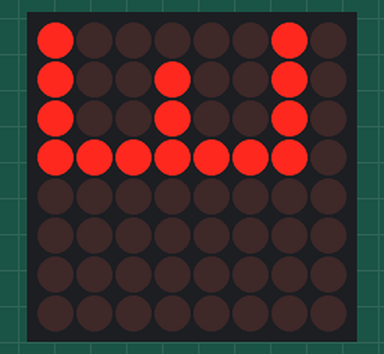
Recording of a sketch running on a simulated Arduino Uno, built with avr-gcc and run on an emulated ATmega328P. Parts: 8×8 LED matrix.

Above: at 0.1 s.
At 1.1 s:
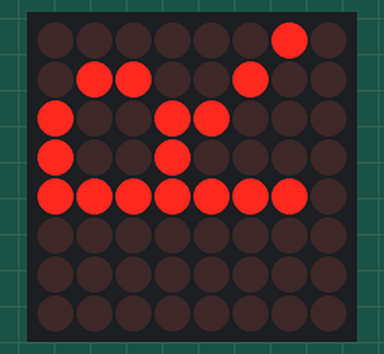
At 2.1 s:
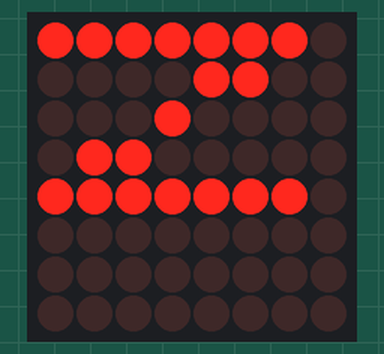
At 4.1 s:
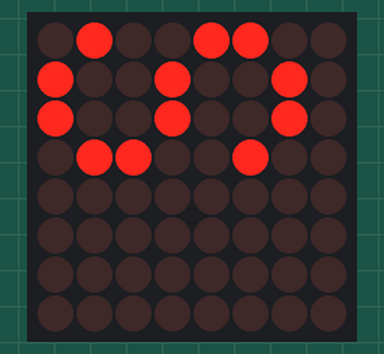
At 5.1 s:
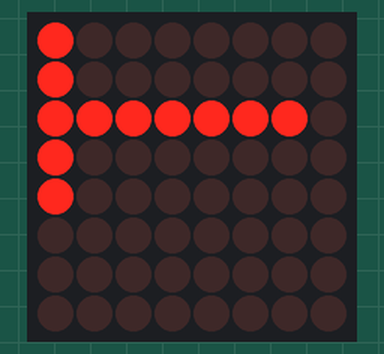
At 6.1 s:
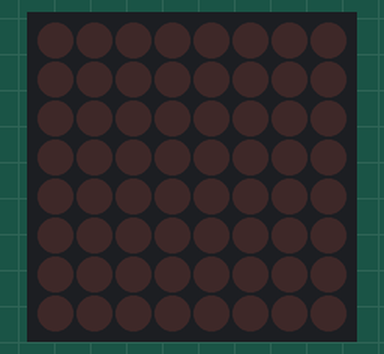

Measured:
- by itself, everything shown: repeats every 7.0 s, in 7 steps
- what the display in image 1 shows lasts 1.0 s, from 1.0 s to 2.0 s

The sketch:

afficher_ERNEST.ino
```cpp
//www.elegoo.com
//2016.12.9

//We always have to include the library
#include "LedControl.h"

/*
 Now we need a LedControl to work with.
 ***** These pin numbers will probably not work with your hardware *****
 pin 12 is connected to the DataIn
 pin 11 is connected to LOAD(CS)
 pin 10 is connected to the CLK
 We have only a single MAX72XX.
 */
LedControl lc=LedControl(12,10,11,1);

/* image switching time */
unsigned long delaytime1=1000;
unsigned long delaytime2=50;
void setup() {
  /*
   The MAX72XX is in power-saving mode on startup,
   we have to do a wakeup call
   */
  lc.shutdown(0,false);
  /* Set the brightness to a medium values */
  lc.setIntensity(0,8);
  /* and clear the display */
  lc.clearDisplay(0);
}

/*
 This method will display the characters for the
 word "Arduino" one after the other on the matrix.
 (you need at least 5x7 leds to see the whole chars)
 */
void writeArduinoOnMatrix() {
  /* here is the data for the characters */
  byte a[5]={B10000010,B10010010,B10010010,B11111110,B00000000};
  byte r[5]={B00000010,B01100100,B10011000,B10010000,B11111110};
  byte d[5]={B11111110,B00001100,B00010000,B01100000,B11111110};
  byte u[5]={B10000010,B10010010,B10010010,B11111110,B00000000};
  byte i[5]={B01001100,B10010010,B10010010,B01100100,B00000000};
  byte o[5]={B10000000,B10000000,B11111110,B10000000,B10000000};

  /* now display them one by one with a small delay */
  lc.setRow(0,0,a[0]);
  lc.setRow(0,1,a[1]);
  lc.setRow(0,2,a[2]);
  lc.setRow(0,3,a[3]);
  lc.setRow(0,4,a[4]);
  delay(delaytime1);
  lc.setRow(0,0,r[0]);
  lc.setRow(0,1,r[1]);
  lc.setRow(0,2,r[2]);
  lc.setRow(0,3,r[3]);
  lc.setRow(0,4,r[4]);
  delay(delaytime1);
  lc.setRow(0,0,d[0]);
  lc.setRow(0,1,d[1]);
  lc.setRow(0,2,d[2]);
  lc.setRow(0,3,d[3]);
  lc.setRow(0,4,d[4]);
  delay(delaytime1);
  lc.setRow(0,0,u[0]);
  lc.setRow(0,1,u[1]);
  lc.setRow(0,2,u[2]);
  lc.setRow(0,3,u[3]);
  lc.setRow(0,4,u[4]);
  delay(delaytime1);
  lc.setRow(0,0,i[0]);
  lc.setRow(0,1,i[1]);
  lc.setRow(0,2,i[2]);
  lc.setRow(0,3,i[3]);
  lc.setRow(0,4,i[4]);
  delay(delaytime1);
  lc.setRow(0,0,o[0]);
  lc.setRow(0,1,o[1]);
  lc.setRow(0,2,o[2]);
  lc.setRow(0,3,o[3]);
  lc.setRow(0,4,o[4]);
  delay(delaytime1);
  lc.setRow(0,0,0);
  lc.setRow(0,1,0);
  lc.setRow(0,2,0);
  lc.setRow(0,3,0);
  lc.setRow(0,4,0);
  delay(delaytime1);
}


void loop() {
  writeArduinoOnMatrix();
}
```
